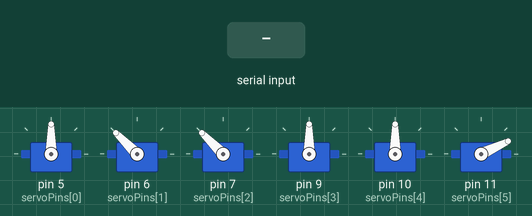
Bench run of a sketch on a simulated Arduino Uno, built with avr-gcc and run on an emulated ATmega328P. Shown: 6 × servo. Inputs (shaded band) come from the test bench.

Above: at 2.4 s.
2.5 s: "90,45\n" received over Serial
At 2.97 s:
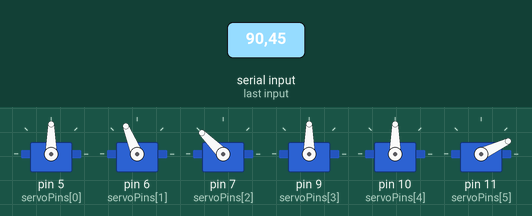
At 3.58 s:
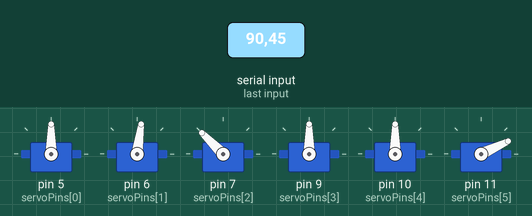
11.5 s: "30,150\n" received over Serial
At 14.0 s:
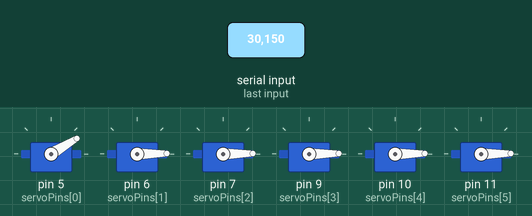
Timing chart, 0 to 15.5 s (numbered marks = the images above; inputs shaded):
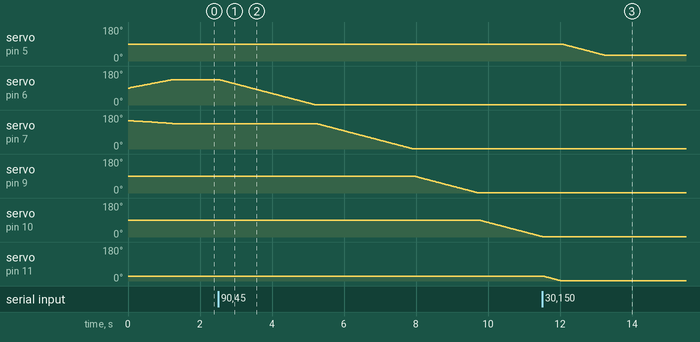

The sketch:

arduinoCode.ino
```cpp
#include <Servo.h>

Servo servos[6];
int servoPins[6] = {5, 6, 7, 9, 10, 11};
String inputString = "";
int angles[6];

void setup() {
  Serial.begin(9600);

  int home_angles[6] = {90, 135, 135, 90, 90, 25};
  int current_angles[6] = {90, 90, 150, 90, 90, 25};
  for (int i = 0; i < 6; i++) {
    servos[i].attach(servoPins[i]);
  }
  for (int step = 0; step <= 60; step++) { // 60 steps for smooth motion
    for (int i = 0; i < 6; i++) {
      int current_angle = current_angles[i];
      int target = home_angles[i];
      int intermediate = current_angle + (target - current_angle) * step / 60;
      servos[i].write(intermediate);
    }
    delay(20); // control speed of transition
  }
}

void loop() {
  if (Serial.available()) {
    inputString = Serial.readStringUntil('\n');

    int idx = 0;
    int lastPos = 0;
    inputString.trim();

    for (int i = 0; i < 6; i++) {
      int commaIndex = inputString.indexOf(',', lastPos);
      if (commaIndex == -1 && i < 5) break;

      String value = (i < 5) ? inputString.substring(lastPos, commaIndex)
                             : inputString.substring(lastPos);
      angles[i] = value.toInt();
      lastPos = commaIndex + 1;
    }

    for (int i = 0; i < 6; i++) {
      int current = servos[i].read();
      int target = angles[i];
      int step = (target > current) ? 1 : -1;

      for (int pos = current; pos != target; pos += step) {
        servos[i].write(pos);
        delay(20);  // Adjust this for speed: 5 = faster, 15 = slower
      }
    }
  }
}
```

Measured:
- after the input at 2.5 s, servo on pin 6 (servoPins[1]): moves from 135° to 1° over 2.7 s, starting at once; servo on pin 7 (servoPins[2]): moves from 135° to 1° over 2.7 s, starting after 2.7 s
- after the input at 11.5 s, servo on pin 5 (servoPins[0]): moves from 90° to 31° over 1.2 s, starting after 0.56 s
